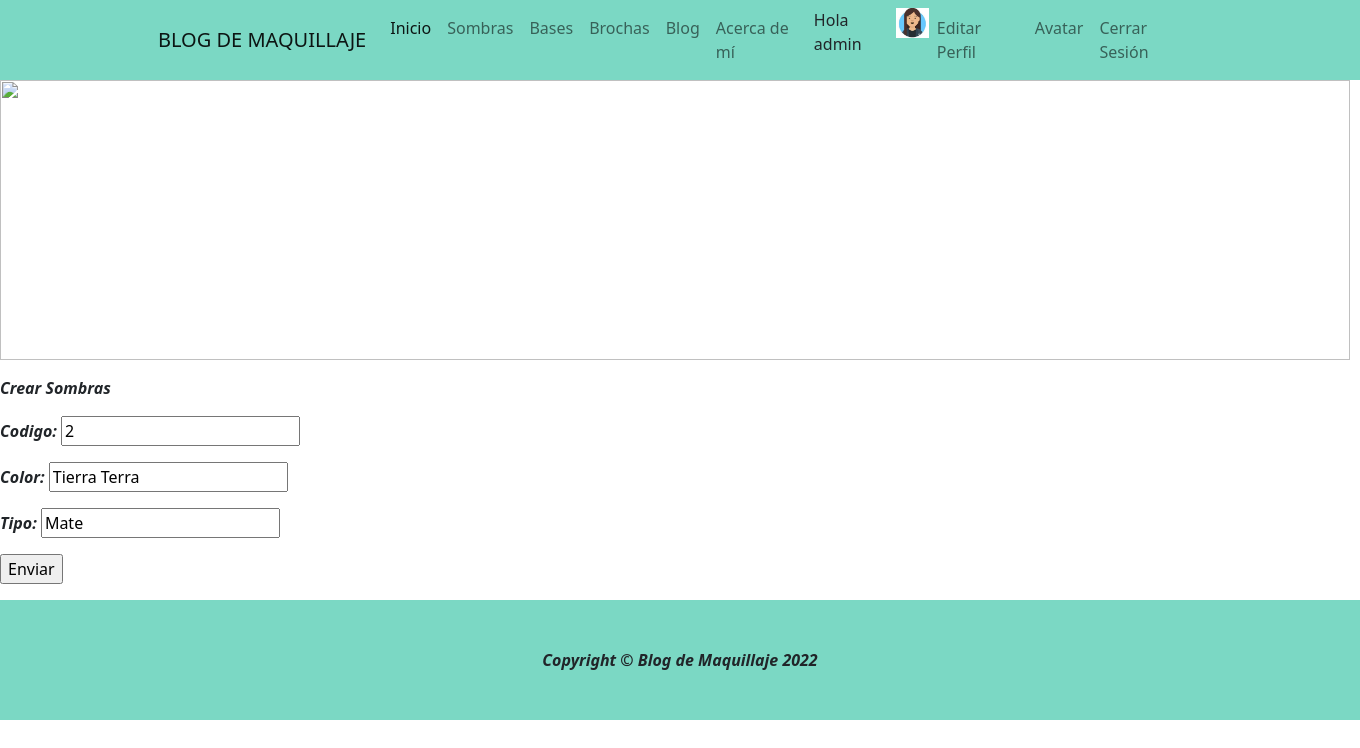
The app's page /editar_sombra/2/ (signed in) with its own data.
### AppGR/models.py (models this page shows, shortened)
class Sombras(models.Model):
    codigo=models.IntegerField()
    color=models.CharField(max_length=100)
    tipo=models.CharField(max_length=100)

### AppGR/views.py (the view)
# urls.py: path('editar_sombra/<id>/', views.editar_sombra, name="editar_sombra"),
@login_required
def editar_sombra(request, id):
    sombra = Sombras.objects.get(id=id)
    if request.method == 'POST':
        formulario = SombrasForm(request.POST)
        if formulario.is_valid():
            data = formulario.cleaned_data
            sombra.codigo = data['codigo']
            sombra.color = data['color']
            sombra.tipo = data['tipo']
            sombra.save()
            sombra= Sombras.objects.all()
            return render(request, "sombras.html", {'sombras': sombras, "avatar": obtenerAvatar(request)})
    else:
      formulario=SombrasForm(initial={"codigo":sombra.codigo, "color":sombra.color, "tipo":sombra.tipo})
      return render(request, "form_sombras.html", {"formulario": formulario, "avatar": obtenerAvatar(request)})

### AppGR/forms.py
class SombrasForm(forms.Form):
    codigo = forms.IntegerField()
    color = forms.CharField(max_length=100)
    tipo = forms.CharField(max_length=100)

### AppGR/views.py (called while the page is built)
def obtenerAvatar(request):
      lista=Avatar.objects.filter(user=request.user.id)
      if len(lista)!=0:
            imagen=lista[0].imagen.url
      else:
            imagen="/media/avatares/avatarpordefecto.jpg"
      return imagen

### AppGR/templates/form_sombras.html (shortened to what this page needs)
{% extends "padre.html" %}
{% block contenido_base %}
<img src="https://qvc.scene7.com/is/image/QVC/pic/hb/sq1_rsp_Makeup_20220728.jpg" width="1350" height="280" alt=""/><em><strong>
</h2>Crear Sombras</h2>
<form method="post">
  {{ formulario.as_p }}
  <input type="submit" value="Enviar" />
</form>
{% endblock contenido_base %}

### AppGR/templates/padre.html (shortened to what this page needs)
{% load static %}
<!DOCTYPE html>
<html lang="en">
    <head>
        <link href="{% static 'AppGR/css/styles.css' %}" rel="stylesheet" />
    </head>
    <body>
        <nav class="navbar navbar-expand-lg navbar-light" style="background-color: #7bd8c4;">
            <div class="container px-5">
                <a class="navbar-brand mb-0 h1" href="{% url 'inicio' %}">BLOG DE MAQUILLAJE</a>
                <div class="collapse navbar-collapse" id="navbarSupportedContent">
                    <ul class="navbar-nav ms-auto mb-2 mb-lg-0">
                        <li class="nav-item"><a class="nav-link active" aria-current="page" href="{% url 'inicio' %}">Inicio</a></li>
                        <li class="nav-item"><a class="nav-link" href="{% url 'sombras' %}">Sombras</a></li>
                        <li class="nav-item"><a class="nav-link" href="{% url 'base' %}">Bases</a></li>
                        <li class="nav-item"><a class="nav-link" href="{% url 'brochas' %}">Brochas</a></li>
                        <li class="nav-item"><a class="nav-link" href="{% url 'blog' %}">Blog</a></li>
                        <li class="nav-item"><a class="nav-link" href="{% url 'about' %}">Acerca de mí</a></li>
                        {% if user.is_authenticated %}
                        <li class="nav-item"><a> Hola {{ user.username }}</a></li>
                        <img height="30px" src="{{ avatar}}" alt="">
                        <li class="nav-item"><a class="nav-link" href="{% url 'editar_perfil' %}">Editar Perfil</a></li>
                        <li class="nav-item"><a class="nav-link" href="{% url 'agregarAvatar' %}">Avatar</a></li>
                        <li class="nav-item"><a class="nav-link" href="{% url 'logout' %}">Cerrar Sesión</a></li>
                        {% else %}
                        <li class="nav-item"><a class="nav-link" href="{% url 'login' %}">Ingresar</a></li>
                        <li class="nav-item"><a class="nav-link" href="{% url 'register' %}">Registrarse</a></li>
                        {% endif %}
                    </ul>
                </div>
            </div>
        </nav>
        {% block contenido_base %}
        {% endblock contenido_base %}
        <footer class="py-5" style="background-color: #7bd8c4;">
            <div class="container px-4 px-lg-5"><p class="m-0 text-center text-dark">Copyright &copy; Blog de Maquillaje 2022</p></div>
        </footer>
    </body>
</html>

### records on screen
Sombras: codigo "2", color "Tierra Terra", tipo "Mate"

### other values on screen
{{ user.username }} "admin"
